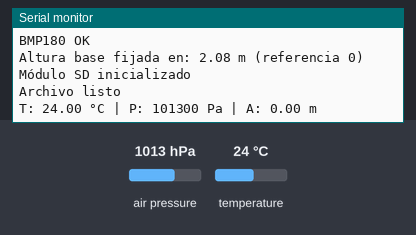
Recording of a sketch running on a simulated ESP32-S3. On the bench: the last lines printed to the serial monitor. The inputs (shaded band) are chosen by the test bench; at power-on: air pressure 1013 hPa, temperature 24 °C. Storage starts empty.

Above: at 4.2 s.
4.3 s: air pressure set to 952 hPa
At 5.6 s:
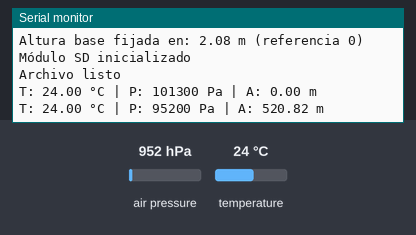
5.8 s: temperature set to 12 °C
At 7.2 s:
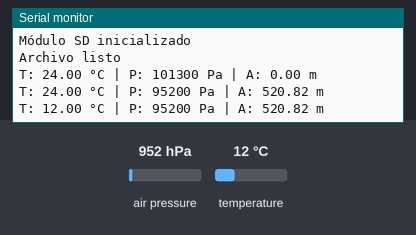
7.3 s: air pressure set to 975 hPa
At 9.5 s:
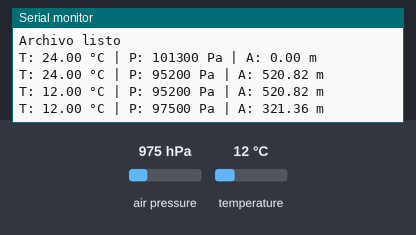
Timing chart, 0 to 11.0 s (numbered marks = the images above; inputs shaded):
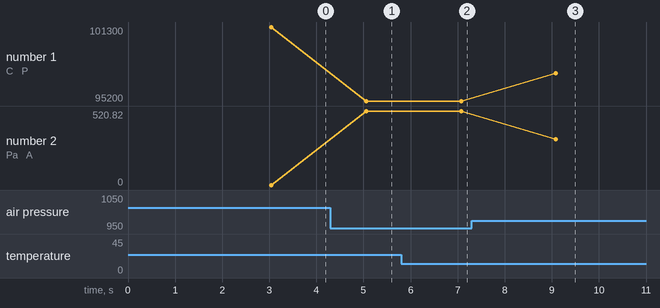

The sketch:

BMP180_SD.ino
```cpp
#include <SPI.h>
#include <SD.h>
#include <Wire.h>
#include <Adafruit_BMP085.h>

// ---------- CONFIGURACIÓN ----------
#define PIN_SD_CS 10 // CS de la microSD
#define I2C_SDA 8    // SDA ESP32-S3
#define I2C_SCL 9    // SCL ESP32-S3

File archivo;
Adafruit_BMP085 bmp;
float altitud_base = 0.0;

// ---------- SETUP ----------
void setup()
{
  Serial.begin(115200);
  delay(1000);

  Serial.println("=== Registro BMP180 en SD ===");

  // ---- I2C ----
  Wire.begin(I2C_SDA, I2C_SCL);

  if (!bmp.begin())
  {
    Serial.println("Error: BMP180 no detectado");
    while (1)
      ;
  }
  Serial.println("BMP180 OK");
  delay(2000); // tiempo para estabilizar el sensor

  altitud_base = bmp.readAltitude(101325);

  Serial.print("Altura base fijada en: ");
  Serial.print(altitud_base);
  Serial.println(" m (referencia 0)");

  // ---- SD ----
  if (!SD.begin(PIN_SD_CS))
  {
    Serial.println(" Error módulo SD");
    ESP.restart();
  }
  Serial.println("Módulo SD inicializado");

  // ---- Crear archivo ----
  archivo = SD.open("/registros.csv", FILE_WRITE);
  if (!archivo)
  {
    Serial.println(" Error al crear archivo");
    while (1)
      ;
  }

  archivo.println("Temperatura_C,Presion_Pa,Altitud_m");
  archivo.close();

  Serial.println("Archivo listo");
}

// ---------- LOOP ----------
void loop()
{
  float temperatura = bmp.readTemperature();
  long presion = bmp.readPressure();
  float altitud_actual = bmp.readAltitude(101325);
  float altitud = altitud_actual - altitud_base;

  Serial.print("T: ");
  Serial.print(temperatura);
  Serial.print(" °C | P: ");
  Serial.print(presion);
  Serial.print(" Pa | A: ");
  Serial.print(altitud);
  Serial.println(" m");

  archivo = SD.open("/registros.csv", FILE_APPEND);
  if (archivo)
  {
    archivo.print(temperatura);
    archivo.print(",");
    archivo.print(presion);
    archivo.print(",");
    archivo.println(altitud);
    archivo.close();
  }
  else
  {
    Serial.println(" Error al escribir en SD");
  }

  delay(2000);
}
```

Measured:
- after the input at 4.3 s, the serial monitor: prints a new line after 0.75 s (image 1)
- after the input at 5.8 s, the serial monitor: prints a new line after 1.3 s (image 2)
- after the input at 7.3 s, the serial monitor: prints a new line after 1.8 s (image 3)
- plotted number 1: 101300 → 95200 after the input at 4.3 s, 95200 → 97500 after the input at 7.3 s
- plotted number 2: 0 → 520.82 after the input at 4.3 s, 520.82 → 321.36 after the input at 7.3 s
